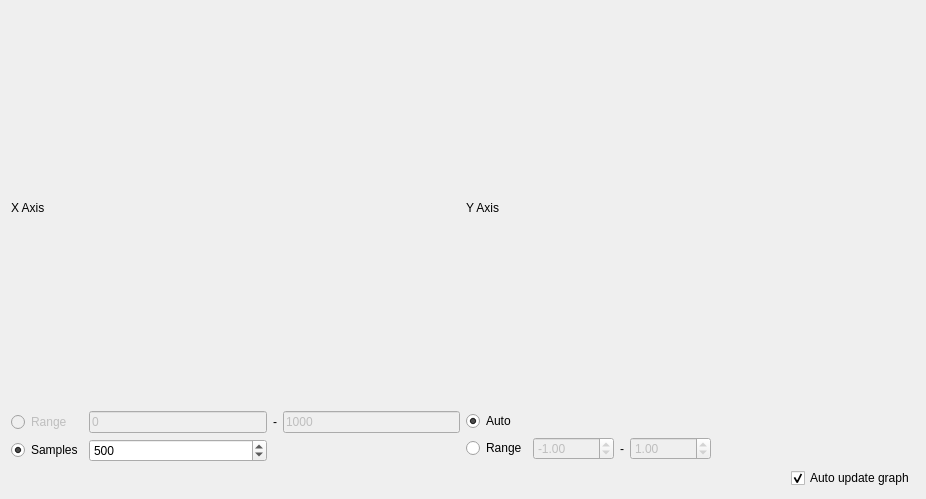
<?xml version="1.0" encoding="UTF-8"?>
<ui version="4.0">
 <class>Form</class>
 <widget class="QWidget" name="Form">
  <property name="geometry">
   <rect>
    <x>0</x>
    <y>0</y>
    <width>926</width>
    <height>499</height>
   </rect>
  </property>
  <property name="windowTitle">
   <string>Plot</string>
  </property>
  <layout class="QHBoxLayout" name="horizontalLayout">
   <item>
    <layout class="QVBoxLayout" name="mainLayout">
     <item>
      <layout class="QHBoxLayout" name="horizontalLayout_2">
       <item>
        <layout class="QVBoxLayout" name="plotLayout"/>
       </item>
      </layout>
     </item>
     <item>
      <layout class="QHBoxLayout" name="lowerLayout">
       <item>
        <layout class="QGridLayout" name="options">
         <item row="3" column="0">
          <layout class="QGridLayout" name="gridLayout">
           <item row="1" column="0">
            <layout class="QGridLayout" name="gridLayout_5">
             <item row="0" column="1">
              <widget class="QLineEdit" name="_range_x_min">
               <property name="enabled">
                <bool>false</bool>
               </property>
               <property name="text">
                <string>0</string>
               </property>
              </widget>
             </item>
             <item row="0" column="2">
              <widget class="QLabel" name="label_2">
               <property name="text">
                <string>-</string>
               </property>
              </widget>
             </item>
             <item row="1" column="0">
              <widget class="QRadioButton" name="_enable_samples_x">
               <property name="enabled">
                <bool>true</bool>
               </property>
               <property name="text">
                <string>Samples</string>
               </property>
               <property name="checked">
                <bool>true</bool>
               </property>
               <property name="autoExclusive">
                <bool>false</bool>
               </property>
              </widget>
             </item>
             <item row="1" column="1">
              <widget class="QSpinBox" name="_nbr_of_samples_x">
               <property name="suffix">
                <string/>
               </property>
               <property name="maximum">
                <number>2000</number>
               </property>
               <property name="singleStep">
                <number>100</number>
               </property>
               <property name="value">
                <number>500</number>
               </property>
              </widget>
             </item>
             <item row="0" column="3">
              <widget class="QLineEdit" name="_range_x_max">
               <property name="enabled">
                <bool>false</bool>
               </property>
               <property name="text">
                <string>1000</string>
               </property>
              </widget>
             </item>
             <item row="0" column="0">
              <widget class="QRadioButton" name="_enable_range_x">
               <property name="enabled">
                <bool>false</bool>
               </property>
               <property name="text">
                <string>Range</string>
               </property>
               <property name="autoExclusive">
                <bool>false</bool>
               </property>
              </widget>
             </item>
            </layout>
           </item>
           <item row="1" column="1">
            <layout class="QGridLayout" name="gridLayout_6">
             <item row="2" column="2">
              <widget class="QLabel" name="label_3">
               <property name="text">
                <string>-</string>
               </property>
              </widget>
             </item>
             <item row="2" column="0">
              <widget class="QRadioButton" name="_enable_range_y">
               <property name="enabled">
                <bool>true</bool>
               </property>
               <property name="text">
                <string>Range</string>
               </property>
               <property name="autoExclusive">
                <bool>false</bool>
               </property>
              </widget>
             </item>
             <item row="1" column="0">
              <widget class="QRadioButton" name="_enable_auto_y">
               <property name="text">
                <string>Auto</string>
               </property>
               <property name="checked">
                <bool>true</bool>
               </property>
               <property name="autoExclusive">
                <bool>false</bool>
               </property>
              </widget>
             </item>
             <item row="2" column="5">
              <spacer name="horizontalSpacer_2">
               <property name="orientation">
                <enum>Qt::Horizontal</enum>
               </property>
               <property name="sizeHint" stdset="0">
                <size>
                 <width>40</width>
                 <height>20</height>
                </size>
               </property>
              </spacer>
             </item>
             <item row="2" column="1">
              <widget class="QDoubleSpinBox" name="_range_y_min">
               <property name="enabled">
                <bool>false</bool>
               </property>
               <property name="minimum">
                <double>-65000.000000000000000</double>
               </property>
               <property name="maximum">
                <double>65000.000000000000000</double>
               </property>
               <property name="singleStep">
                <double>1.000000000000000</double>
               </property>
               <property name="value">
                <double>-1.000000000000000</double>
               </property>
              </widget>
             </item>
             <item row="2" column="4">
              <widget class="QDoubleSpinBox" name="_range_y_max">
               <property name="enabled">
                <bool>false</bool>
               </property>
               <property name="minimum">
                <double>-65000.000000000000000</double>
               </property>
               <property name="maximum">
                <double>65000.000000000000000</double>
               </property>
               <property name="singleStep">
                <double>1.000000000000000</double>
               </property>
               <property name="value">
                <double>1.000000000000000</double>
               </property>
              </widget>
             </item>
            </layout>
           </item>
           <item row="2" column="1">
            <layout class="QGridLayout" name="gridLayout_2">
             <item row="0" column="0">
              <spacer name="horizontalSpacer">
               <property name="orientation">
                <enum>Qt::Horizontal</enum>
               </property>
               <property name="sizeHint" stdset="0">
                <size>
                 <width>40</width>
                 <height>20</height>
                </size>
               </property>
              </spacer>
             </item>
             <item row="0" column="1">
              <widget class="QCheckBox" name="_auto_redraw">
               <property name="text">
                <string>Auto update graph</string>
               </property>
               <property name="checked">
                <bool>true</bool>
               </property>
              </widget>
             </item>
            </layout>
           </item>
           <item row="0" column="0">
            <widget class="QLabel" name="label">
             <property name="text">
              <string>X Axis</string>
             </property>
            </widget>
           </item>
           <item row="0" column="1">
            <widget class="QLabel" name="label_4">
             <property name="text">
              <string>Y Axis</string>
             </property>
            </widget>
           </item>
          </layout>
         </item>
        </layout>
       </item>
      </layout>
     </item>
    </layout>
   </item>
  </layout>
 </widget>
 <resources/>
 <connections/>
</ui>
